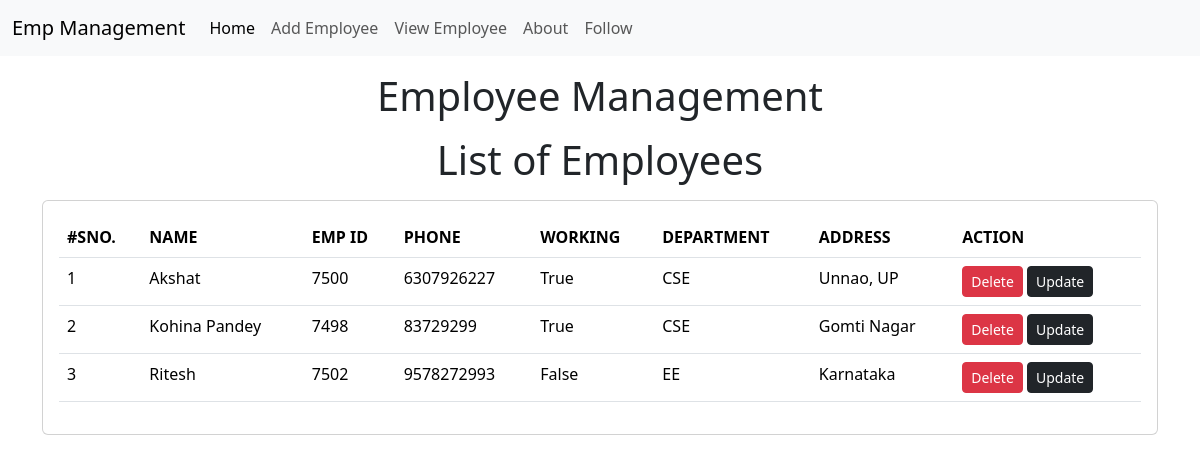
The page /emp/home/ on the database its author committed.
### emp/models.py (models this page shows, shortened)
class Emp(models.Model):
    name=models.CharField(max_length=200)
    emp_id=models.CharField(max_length=200)
    phone=models.CharField(max_length=10)
    address=models.CharField(max_length=150)
    working=models.BooleanField(default=True)
    department=models.CharField(max_length=10)

### emp/views.py (the view)
# urls.py: path("home/",emp_home),
def emp_home(request):
    emps = Emp.objects.all()
    return render(request, "emp/home.html", {
        'emps':emps
    })

### templates/emp/home.html (shortened to what this page needs)
<!doctype html>
<html lang="en">
  <head>
    <link href="https://cdn.jsdelivr.net/npm/bootstrap@5.3.2/dist/css/bootstrap.min.css" rel="stylesheet">
  </head>
  <body>
    {% include 'emp/navbar.html' %}
    <h1 class="text-center my-3">Employee Management</h1>
    <h1 class="text-center my-3">List of Employees</h1>
    <div class="container">
      <div class="row">
        <div class="col-md-12">
          <div class="card">
            <div class="card-body">
              <table class="table">
                <thead>
                  <tr>
                    <th>#SNO.</th>
                    <th>NAME</th>
                    <th>EMP ID</th>
                    <th>PHONE</th>
                    <th>WORKING</th>
                    <th>DEPARTMENT</th>
                    <th>ADDRESS</th>
                    <th>ACTION</th>
                  </tr>
                </thead>
                <tbody>
                    {% for e in emps %}
                    <tr>
                      <td>{{forloop.counter}}</td>
                      <td>{{e.name}}</td>
                      <td>{{e.emp_id}}</td>
                      <td>{{e.phone}}</td>
                      <td>{{e.working}}</td>
                      <td>{{e.department}}</td>
                      <td>{{e.address}}</td>
                      <td>
                        <a href="/emp/delete-emp/{{e.id}}" class="btn btn-danger btn-sm">Delete</a>
                        <a href="/emp/update-emp/{{e.id}}" class="btn btn-dark btn-sm">Update</a>
                      </td>
                    </tr>
                    {% endfor %}
                </tbody>
              </table>
            </div>
          </div>
        </div>
      </div>
    </div>
  </body>
</html>

### templates/emp/navbar.html (shortened to what this page needs)
<nav class="navbar navbar-expand-lg bg-body-tertiary">
    <div class="container-fluid">
      <a class="navbar-brand" href="#">Emp Management</a>
      <div class="collapse navbar-collapse" id="navbarNav">
        <ul class="navbar-nav">
          <li class="nav-item">
            <a class="nav-link active" aria-current="page" href="/emp/home/">Home</a>
          </li>
          <li class="nav-item">
            <a class="nav-link" href="/emp/add-emp/">Add Employee</a>
          </li>
          <li class="nav-item">
            <a class="nav-link" href="#">View Employee</a>
          </li>
          <li class="nav-item">
            <a class="nav-link" href="#">About</a>
          </li>
          <li class="nav-item">
            <a class="nav-link" href="#">Follow</a>
          </li>
        </ul>
      </div>
    </div>
  </nav>

### rows shown on the page
Emp: name "Akshat", emp_id "7500", phone "6307926227", working "True", department "CSE", address "Unnao, UP"
Emp: name "Kohina Pandey", emp_id "7498", phone "83729299", working "True", department "CSE", address "Gomti Nagar"
Emp: name "Ritesh", emp_id "7502", phone "9578272993", working "False", department "EE", address "Karnataka"
